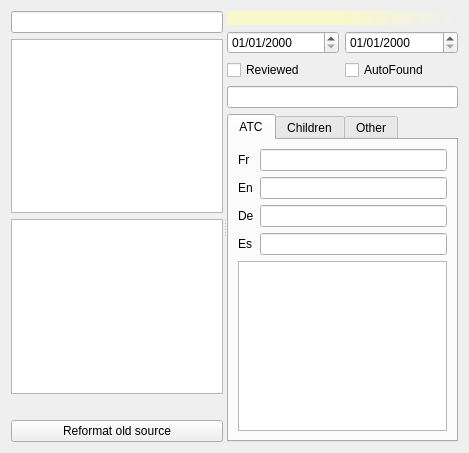
<?xml version="1.0" encoding="UTF-8"?>
<ui version="4.0">
 <class>IAMDb::Internal::InteractorEditorWidget</class>
 <widget class="QWidget" name="IAMDb::Internal::InteractorEditorWidget">
  <property name="geometry">
   <rect>
    <x>0</x>
    <y>0</y>
    <width>469</width>
    <height>453</height>
   </rect>
  </property>
  <property name="windowTitle">
   <string>Form</string>
  </property>
  <layout class="QGridLayout" name="gridLayout_2">
   <item row="0" column="0">
    <widget class="QSplitter" name="splitter">
     <property name="orientation">
      <enum>Qt::Horizontal</enum>
     </property>
     <widget class="QWidget" name="layoutWidget">
      <layout class="QVBoxLayout" name="treeLayout">
       <item>
        <widget class="Utils::QButtonLineEdit" name="searchLine"/>
       </item>
       <item>
        <widget class="QTreeView" name="classesTreeView"/>
       </item>
       <item>
        <widget class="QListView" name="molsListView"/>
       </item>
       <item>
        <widget class="QLabel" name="sumLabel">
         <property name="text">
          <string/>
         </property>
        </widget>
       </item>
       <item>
        <widget class="QPushButton" name="reformatOldSource">
         <property name="text">
          <string>Reformat old source</string>
         </property>
        </widget>
       </item>
      </layout>
     </widget>
     <widget class="QWidget" name="widgetContainer" native="true">
      <layout class="QGridLayout" name="gridLayout_3">
       <item row="0" column="0" colspan="2">
        <layout class="QHBoxLayout" name="toolbarLayout"/>
       </item>
       <item row="1" column="0" colspan="2">
        <widget class="QLabel" name="interactorLabel">
         <property name="font">
          <font>
           <weight>75</weight>
           <bold>true</bold>
          </font>
         </property>
         <property name="styleSheet">
          <string notr="true">background:qlineargradient(spread:pad, x1:0, y1:0, x2:1, y2:0, stop:0.464 rgba(255, 255, 176, 149), stop:1 rgba(255, 255, 255, 0))</string>
         </property>
         <property name="text">
          <string/>
         </property>
        </widget>
       </item>
       <item row="2" column="0">
        <widget class="QDateEdit" name="dateCreation">
         <property name="toolTip">
          <string>Creation date</string>
         </property>
         <property name="displayFormat">
          <string>dd/MM/yyyy</string>
         </property>
        </widget>
       </item>
       <item row="2" column="1">
        <widget class="QDateEdit" name="dateUpdate">
         <property name="toolTip">
          <string>Last update</string>
         </property>
         <property name="displayFormat">
          <string>dd/MM/yyyy</string>
         </property>
        </widget>
       </item>
       <item row="3" column="0">
        <widget class="QCheckBox" name="isReviewed">
         <property name="text">
          <string>Reviewed</string>
         </property>
        </widget>
       </item>
       <item row="3" column="1">
        <widget class="QCheckBox" name="isAutoFound">
         <property name="text">
          <string>AutoFound</string>
         </property>
        </widget>
       </item>
       <item row="5" column="0" colspan="2">
        <widget class="QTabWidget" name="tabWidget">
         <property name="currentIndex">
          <number>0</number>
         </property>
         <widget class="QWidget" name="tab">
          <attribute name="title">
           <string>ATC</string>
          </attribute>
          <layout class="QGridLayout" name="gridLayout">
           <item row="0" column="0">
            <widget class="QLabel" name="label">
             <property name="text">
              <string>Fr</string>
             </property>
            </widget>
           </item>
           <item row="0" column="1">
            <widget class="QLineEdit" name="frLabel"/>
           </item>
           <item row="1" column="0">
            <widget class="QLabel" name="label_2">
             <property name="text">
              <string>En</string>
             </property>
            </widget>
           </item>
           <item row="1" column="1">
            <widget class="QLineEdit" name="enLabel"/>
           </item>
           <item row="2" column="0">
            <widget class="QLabel" name="label_3">
             <property name="text">
              <string>De</string>
             </property>
            </widget>
           </item>
           <item row="2" column="1">
            <widget class="QLineEdit" name="deLabel"/>
           </item>
           <item row="3" column="0">
            <widget class="QLabel" name="label_4">
             <property name="text">
              <string>Es</string>
             </property>
            </widget>
           </item>
           <item row="3" column="1">
            <widget class="QLineEdit" name="esLabel"/>
           </item>
           <item row="4" column="0" colspan="2">
            <widget class="Views::TableView" name="atcTableView"/>
           </item>
          </layout>
         </widget>
         <widget class="QWidget" name="tabChildren">
          <attribute name="title">
           <string>Children</string>
          </attribute>
          <layout class="QGridLayout" name="gridLayout_5">
           <item row="0" column="0">
            <widget class="Views::TableView" name="classChildrenTableView"/>
           </item>
          </layout>
         </widget>
         <widget class="QWidget" name="tab_2">
          <attribute name="title">
           <string>Other</string>
          </attribute>
          <layout class="QGridLayout" name="gridLayout_4">
           <item row="0" column="0">
            <widget class="QListView" name="pmidListView"/>
           </item>
           <item row="1" column="0">
            <widget class="QTextEdit" name="commentTextEdit">
             <property name="toolTip">
              <string>Comment</string>
             </property>
            </widget>
           </item>
           <item row="2" column="0">
            <widget class="QListView" name="reviewersListView"/>
           </item>
          </layout>
         </widget>
        </widget>
       </item>
       <item row="4" column="0" colspan="2">
        <widget class="QLineEdit" name="reference">
         <property name="toolTip">
          <string>Reference (default is FreeMedForms)</string>
         </property>
        </widget>
       </item>
      </layout>
     </widget>
    </widget>
   </item>
  </layout>
 </widget>
 <customwidgets>
  <customwidget>
   <class>Utils::QButtonLineEdit</class>
   <extends>QLineEdit</extends>
   <header location="global">utils/widgets/qbuttonlineedit.h</header>
  </customwidget>
  <customwidget>
   <class>Views::TableView</class>
   <extends>QTableView</extends>
   <header location="global">listviewplugin/tableview.h</header>
  </customwidget>
 </customwidgets>
 <resources/>
 <connections/>
</ui>
